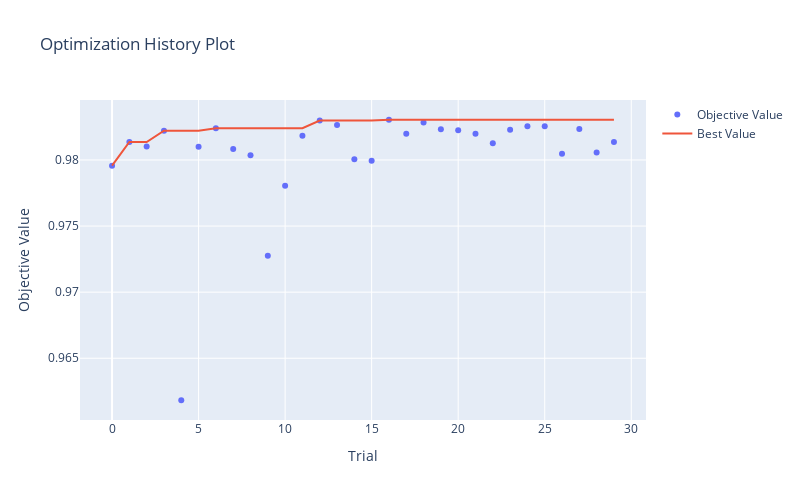
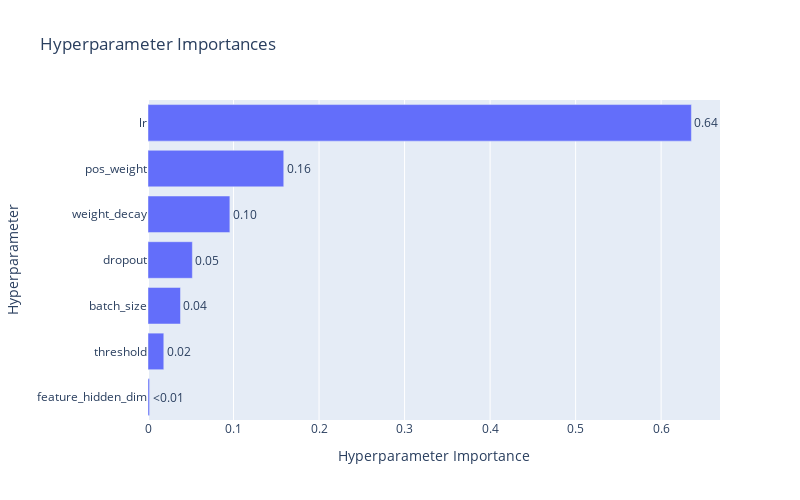

The code cell stored with these charts, in order, in its notebook:
### Code cell
fig = optuna.visualization.plot_optimization_history(mlp_study)
fig.update_layout(width=800, height=500) 
fig.show()

fig = optuna.visualization.plot_param_importances(mlp_study)
fig.update_layout(width=800, height=500) 
fig.show()

### Figure 1 — Plotly figure (JSON) as saved in the notebook; plotly's stock layout.template omitted (floating-point values rounded to 4 significant figures)
{"data": [{"mode": "markers", "name": "Objective Value", "type": "scatter", "x": [0, 1, 2, 3, 4, 5, 6, 7, 8, 9, 10, 11, 12, 13, 14, 15, 16, 17, 18, 19, 20, 21, 22, 23, 24, 25, 26, 27, 28, 29], "y": [0.9796, 0.9814, 0.981, 0.9822, 0.9618, 0.981, 0.9824, 0.9808, 0.9804, 0.9728, 0.978, 0.9818, 0.983, 0.9826, 0.98, 0.9799, 0.983, 0.982, 0.9828, 0.9823, 0.9822, 0.982, 0.9813, 0.9823, 0.9826, 0.9826, 0.9805, 0.9823, 0.9806, 0.9814]}, {"mode": "lines", "name": "Best Value", "type": "scatter", "x": [0, 1, 2, 3, 4, 5, 6, 7, 8, 9, 10, 11, 12, 13, 14, 15, 16, 17, 18, 19, 20, 21, 22, 23, 24, 25, 26, 27, 28, 29], "y": [0.9796, 0.9814, 0.9814, 0.9822, 0.9822, 0.9822, 0.9824, 0.9824, 0.9824, 0.9824, 0.9824, 0.9824, 0.983, 0.983, 0.983, 0.983, 0.983, 0.983, 0.983, 0.983, 0.983, 0.983, 0.983, 0.983, 0.983, 0.983, 0.983, 0.983, 0.983, 0.983]}, {"marker": {"color": "#cccccc"}, "mode": "markers", "name": "Infeasible Trial", "showlegend": false, "type": "scatter", "x": [], "y": []}], "layout": {"height": 500, "title": {"text": "Optimization History Plot"}, "width": 800, "xaxis": {"title": {"text": "Trial"}}, "yaxis": {"title": {"text": "Objective Value"}}}}

### Figure 2 — Plotly figure (JSON) as saved in the notebook; plotly's stock layout.template omitted (floating-point values rounded to 4 significant figures)
{"data": [{"cliponaxis": false, "hovertemplate": ["feature_hidden_dim (CategoricalDistribution): 0.0018380758743439289<extra></extra>", "threshold (FloatDistribution): 0.01846132025061028<extra></extra>", "batch_size (CategoricalDistribution): 0.03798871397764896<extra></extra>", "dropout (FloatDistribution): 0.05187869196450387<extra></extra>", "weight_decay (FloatDistribution): 0.09572567702824306<extra></extra>", "pos_weight (FloatDistribution): 0.15872880505052114<extra></extra>", "lr (FloatDistribution): 0.6353787158541288<extra></extra>"], "name": "Objective Value", "orientation": "h", "text": ["<0.01", "0.02", "0.04", "0.05", "0.10", "0.16", "0.64"], "textposition": "outside", "type": "bar", "x": [0.001838, 0.01846, 0.03799, 0.05188, 0.09573, 0.1587, 0.6354], "y": ["feature_hidden_dim", "threshold", "batch_size", "dropout", "weight_decay", "pos_weight", "lr"]}], "layout": {"height": 500, "title": {"text": "Hyperparameter Importances"}, "width": 800, "xaxis": {"title": {"text": "Hyperparameter Importance"}}, "yaxis": {"title": {"text": "Hyperparameter"}}}}
